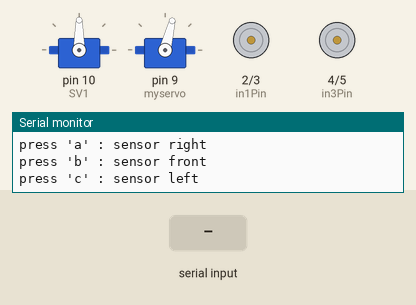
Bench run of a sketch on a simulated Arduino Uno, built with avr-gcc and run on an emulated ATmega328P. Shown: 2 × servo, motor-driver pin pairs drawn as motors (green arrow = first pin HIGH = forward, orange = second pin HIGH = backward, longer = more drive), the last lines printed to the serial monitor. Inputs (shaded band) come from the test bench.

Above: at 1.3 s.
1.4 s: "1" received over the second serial link
At 1.69 s:
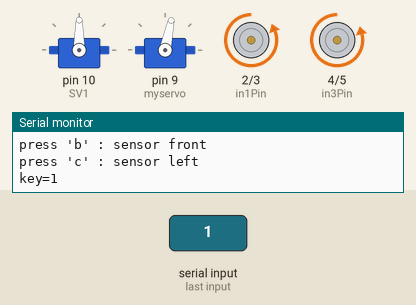
4.4 s: "a" received over the second serial link
At 4.69 s:
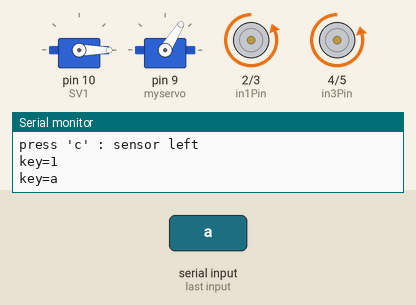
7.4 s: "c" received over the second serial link
At 7.69 s:
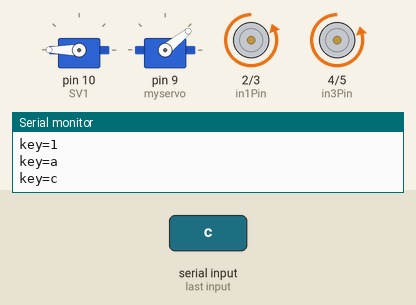
10.4 s: "0" received over the second serial link
At 10.69 s:
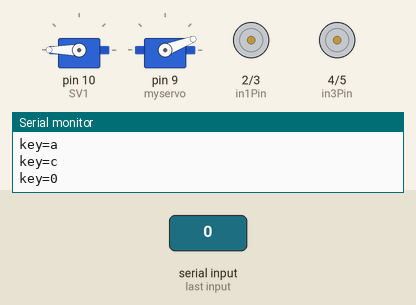
13.4 s: "b" received over the second serial link
At 13.7 s:
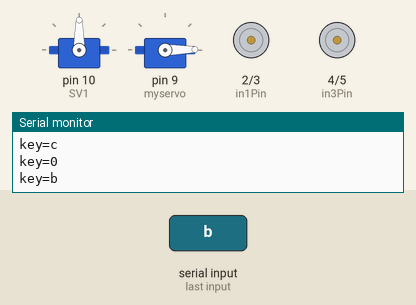
16.4 s: "2" received over the second serial link
At 16.72 s:
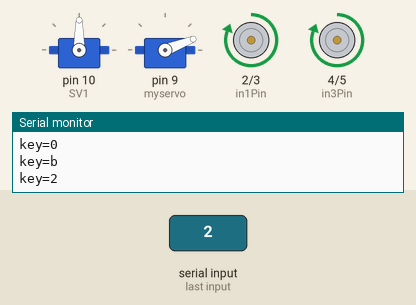
Timing chart, 0 to 20.4 s (numbered marks = the images above; inputs shaded):
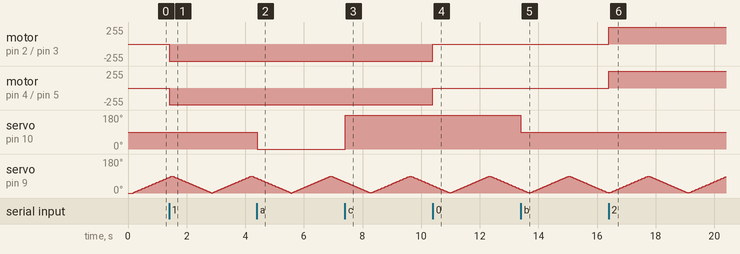

Measured:
- after the input at 1.4 s, motor on pin 2 (in1Pin) / pin 3 (in2Pin): stopped → backward 255/255 at once; motor on pin 4 (in3Pin) / pin 5 (in4Pin): stopped → backward 248/255 at once
- after the input at 4.4 s, servo on pin 10 (SV1): 90° → 0° at once
- after the input at 7.4 s, servo on pin 10 (SV1): 0° → 180° at once
- after the input at 10.4 s, motor on pin 2 (in1Pin) / pin 3 (in2Pin): backward 255/255 → stopped at once; motor on pin 4 (in3Pin) / pin 5 (in4Pin): backward 248/255 → stopped at once
- after the input at 13.4 s, servo on pin 10 (SV1): 180° → 90° at once
- after the input at 16.4 s, motor on pin 2 (in1Pin) / pin 3 (in2Pin), motor on pin 4 (in3Pin) / pin 5 (in4Pin): stopped → forward 255/255 at once

The sketch:

bluetooth_servo.ino
```cpp
#include <SoftwareSerial.h>
#include <Servo.h>


#define bRX 11
#define bTX 12
#define SV1 10

SoftwareSerial mySerial(bTX,bRX); // RX, TX

Servo servo1;
Servo myservo;

int haveTrace = 0;
long TimeStamp=0;
const int in1Pin=2;
const int in2Pin=3;
const int in3Pin=4;
const int in4Pin=5;

void setup() {
	mySerial.begin(9600);
	Serial.begin(9600);
	Serial.println("press '0' : stop");
	Serial.println("press '1' :  front");
	Serial.println("press '2' :  back");
	Serial.println("press '3' : turn right");
	Serial.println("press '4' : turn left");
	Serial.println("press '5' : Auto Go");
	Serial.println("press 'a' : sensor right");
	Serial.println("press 'b' : sensor front");
	Serial.println("press 'c' : sensor left");
	servo1.attach(SV1);
	myservo.attach(9);
}

void loop() {
	if(mySerial.available()>0){
		char key=mySerial.read();
		Serial.print("key=");
		Serial.println(key);

		if(key == '0') GStop();
		if(key == '1') GFront();
		if(key == '2') GBack();
		if(key == '3') GRight();
		if(key == '4') GLeft();
		if(key == '5') haveTrace = 1-haveTrace;
		if(key == 'a') servo1.write(0);
		if(key == 'b') servo1.write(90);
		if(key == 'c') servo1.write(180);
	}
	if(haveTrace == 1) trace();
	servo();
}

void GFront(){
    analogWrite(in1Pin,0);
    analogWrite(in2Pin,255);
    analogWrite(in3Pin,0);
    analogWrite(in4Pin,248);
}

void GBack(){
    analogWrite(in1Pin,255);
    analogWrite(in2Pin,0);
    analogWrite(in3Pin,248);
    analogWrite(in4Pin,0);
}

void GStop(){
    analogWrite(in1Pin,0);
    analogWrite(in2Pin,0);
    analogWrite(in3Pin,0);
    analogWrite(in4Pin,0);
}

void GLeft(){
    analogWrite(in1Pin,255);
    analogWrite(in2Pin,0);
    analogWrite(in3Pin,0);
    analogWrite(in4Pin,255);
}

void GRight(){
	analogWrite(in1Pin,0);
    analogWrite(in2Pin,255);
    analogWrite(in3Pin,255);
    analogWrite(in4Pin,0);
}

void trace(){
	int d0,d1,d2;
	int sensorValue1 = analogRead(A0);
	int sensorValue2 = analogRead(A1);
	int sensorValue3 = analogRead(A2);
	if(sensorValue1 >900 ) d0=1; //white 1,black 2;
	else d0=0;

	if(sensorValue2 >900 ) d1=1;
	else d1=0;

	if(sensorValue3 >900 ) d2=1;
	else d2=0;

	int  all=d0*4+d1*2+d2*1;
	switch(all){
		case 5:
			GFront();
		break;

		case 1:
		case 3:
			GLeft();
		break;

		case 4:
		case 6:
			GRight();
		break;

		case 7:
		case 0:
		default:
			GStop();
		break;
	}
}

void servo(){
	if(TimeStamp > 22500 && TimeStamp%250 == 0) myservo.write((45000-TimeStamp)/250);
	else if(TimeStamp%250 == 0) myservo.write(TimeStamp/250);

	if(TimeStamp == 45000) TimeStamp = 0;
	else TimeStamp++;
}
```
